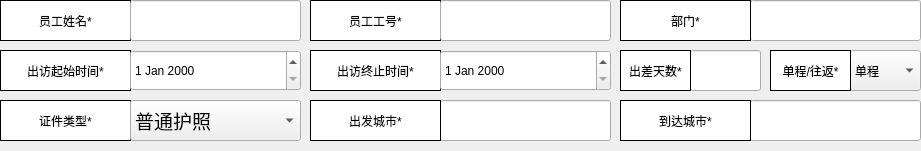
      <widget class="QWidget" name="widget_5" native="true">
       <property name="geometry">
        <rect>
         <x>30</x>
         <y>60</y>
         <width>921</width>
         <height>151</height>
        </rect>
       </property>
       <widget class="QWidget" name="widget_12" native="true">
        <property name="geometry">
         <rect>
          <x>310</x>
          <y>100</y>
          <width>301</width>
          <height>41</height>
         </rect>
        </property>
        <property name="sizePolicy">
         <sizepolicy hsizetype="Fixed" vsizetype="Fixed">
          <horstretch>0</horstretch>
          <verstretch>0</verstretch>
         </sizepolicy>
        </property>
        <property name="minimumSize">
         <size>
          <width>301</width>
          <height>41</height>
         </size>
        </property>
        <property name="maximumSize">
         <size>
          <width>301</width>
          <height>41</height>
         </size>
        </property>
        <widget class="QLineEdit" name="leaveCity">
         <property name="geometry">
          <rect>
           <x>130</x>
           <y>0</y>
           <width>171</width>
           <height>41</height>
          </rect>
         </property>
         <property name="sizePolicy">
          <sizepolicy hsizetype="Fixed" vsizetype="Fixed">
           <horstretch>0</horstretch>
           <verstretch>0</verstretch>
          </sizepolicy>
         </property>
         <property name="minimumSize">
          <size>
           <width>171</width>
           <height>41</height>
          </size>
         </property>
         <property name="maximumSize">
          <size>
           <width>171</width>
           <height>41</height>
          </size>
         </property>
        </widget>
        <widget class="QLabel" name="label_28">
         <property name="geometry">
          <rect>
           <x>0</x>
           <y>0</y>
           <width>131</width>
           <height>41</height>
          </rect>
         </property>
         <property name="styleSheet">
          <string notr="true">background-color: rgb(255, 255, 255);
border-color: rgb(186, 189, 182);</string>
         </property>
         <property name="frameShape">
          <enum>QFrame::Box</enum>
         </property>
         <property name="text">
          <string>出发城市*</string>
         </property>
         <property name="alignment">
          <set>Qt::AlignCenter</set>
         </property>
        </widget>
       </widget>
       <widget class="QWidget" name="widget_13" native="true">
        <property name="geometry">
         <rect>
          <x>620</x>
          <y>100</y>
          <width>301</width>
          <height>41</height>
         </rect>
        </property>
        <property name="sizePolicy">
         <sizepolicy hsizetype="Fixed" vsizetype="Fixed">
          <horstretch>0</horstretch>
          <verstretch>0</verstretch>
         </sizepolicy>
        </property>
        <property name="minimumSize">
         <size>
          <width>301</width>
          <height>41</height>
         </size>
        </property>
        <property name="maximumSize">
         <size>
          <width>301</width>
          <height>41</height>
         </size>
        </property>
        <widget class="QLineEdit" name="arriveCity">
         <property name="geometry">
          <rect>
           <x>130</x>
           <y>0</y>
           <width>171</width>
           <height>41</height>
          </rect>
         </property>
         <property name="sizePolicy">
          <sizepolicy hsizetype="Fixed" vsizetype="Fixed">
           <horstretch>0</horstretch>
           <verstretch>0</verstretch>
          </sizepolicy>
         </property>
        </widget>
        <widget class="QLabel" name="label_29">
         <property name="geometry">
          <rect>
           <x>0</x>
           <y>0</y>
           <width>131</width>
           <height>41</height>
          </rect>
         </property>
         <property name="styleSheet">
          <string notr="true">background-color: rgb(255, 255, 255);
border-color: rgb(186, 189, 182);</string>
         </property>
         <property name="frameShape">
          <enum>QFrame::Box</enum>
         </property>
         <property name="text">
          <string>到达城市*</string>
         </property>
         <property name="alignment">
          <set>Qt::AlignCenter</set>
         </property>
        </widget>
       </widget>
       <widget class="QWidget" name="widget_14" native="true">
        <property name="geometry">
         <rect>
          <x>620</x>
          <y>50</y>
          <width>301</width>
          <height>41</height>
         </rect>
        </property>
        <property name="sizePolicy">
         <sizepolicy hsizetype="Fixed" vsizetype="Fixed">
          <horstretch>0</horstretch>
          <verstretch>0</verstretch>
         </sizepolicy>
        </property>
        <property name="minimumSize">
         <size>
          <width>301</width>
          <height>41</height>
         </size>
        </property>
        <property name="maximumSize">
         <size>
          <width>301</width>
          <height>41</height>
         </size>
        </property>
        <widget class="QLineEdit" name="days">
         <property name="geometry">
          <rect>
           <x>70</x>
           <y>0</y>
           <width>71</width>
           <height>41</height>
          </rect>
         </property>
        </widget>
        <widget class="QComboBox" name="chooseRoute">
         <property name="geometry">
          <rect>
           <x>230</x>
           <y>0</y>
           <width>71</width>
           <height>41</height>
          </rect>
         </property>
         <item>
          <property name="text">
           <string>单程</string>
          </property>
         </item>
         <item>
          <property name="text">
           <string>往返</string>
          </property>
         </item>
        </widget>
        <widget class="QLabel" name="label_30">
         <property name="geometry">
          <rect>
           <x>0</x>
           <y>0</y>
           <width>71</width>
           <height>41</height>
          </rect>
         </property>
         <property name="styleSheet">
          <string notr="true">background-color: rgb(255, 255, 255);
border-color: rgb(186, 189, 182);</string>
         </property>
         <property name="frameShape">
          <enum>QFrame::Box</enum>
         </property>
         <property name="text">
          <string>出差天数*</string>
         </property>
         <property name="alignment">
          <set>Qt::AlignCenter</set>
         </property>
        </widget>
        <widget class="QLabel" name="routeChoose_2">
         <property name="geometry">
          <rect>
           <x>150</x>
           <y>0</y>
           <width>81</width>
           <height>41</height>
          </rect>
         </property>
         <property name="styleSheet">
          <string notr="true">background-color: rgb(255, 255, 255);
border-color: rgb(186, 189, 182);</string>
         </property>
         <property name="frameShape">
          <enum>QFrame::Box</enum>
         </property>
         <property name="text">
          <string>单程/往返*</string>
         </property>
         <property name="alignment">
          <set>Qt::AlignCenter</set>
         </property>
        </widget>
       </widget>
       <widget class="QWidget" name="widget_15" native="true">
        <property name="geometry">
         <rect>
          <x>310</x>
          <y>0</y>
          <width>301</width>
          <height>41</height>
         </rect>
        </property>
        <property name="sizePolicy">
         <sizepolicy hsizetype="Fixed" vsizetype="Fixed">
          <horstretch>0</horstretch>
          <verstretch>0</verstretch>
         </sizepolicy>
        </property>
        <property name="minimumSize">
         <size>
          <width>301</width>
          <height>41</height>
         </size>
        </property>
        <property name="maximumSize">
         <size>
          <width>301</width>
          <height>41</height>
         </size>
        </property>
        <widget class="QLabel" name="label_31">
         <property name="geometry">
          <rect>
           <x>0</x>
           <y>0</y>
           <width>131</width>
           <height>41</height>
          </rect>
         </property>
         <property name="styleSheet">
          <string notr="true">background-color: rgb(255, 255, 255);
border-color: rgb(186, 189, 182);</string>
         </property>
         <property name="frameShape">
          <enum>QFrame::Box</enum>
         </property>
         <property name="text">
          <string>员工工号*</string>
         </property>
         <property name="alignment">
          <set>Qt::AlignCenter</set>
         </property>
        </widget>
        <widget class="QLineEdit" name="staffNumber">
         <property name="geometry">
          <rect>
           <x>130</x>
           <y>0</y>
           <width>171</width>
           <height>41</height>
          </rect>
         </property>
         <property name="sizePolicy">
          <sizepolicy hsizetype="Fixed" vsizetype="Fixed">
           <horstretch>0</horstretch>
           <verstretch>0</verstretch>
          </sizepolicy>
         </property>
         <property name="minimumSize">
          <size>
           <width>171</width>
           <height>41</height>
          </size>
         </property>
         <property name="maximumSize">
          <size>
           <width>171</width>
           <height>41</height>
          </size>
         </property>
        </widget>
       </widget>
       <widget class="QWidget" name="widget_26" native="true">
        <property name="geometry">
         <rect>
          <x>620</x>
          <y>0</y>
          <width>301</width>
          <height>41</height>
         </rect>
        </property>
        <property name="sizePolicy">
         <sizepolicy hsizetype="Fixed" vsizetype="Fixed">
          <horstretch>0</horstretch>
          <verstretch>0</verstretch>
         </sizepolicy>
        </property>
        <property name="minimumSize">
         <size>
          <width>301</width>
          <height>41</height>
         </size>
        </property>
        <property name="maximumSize">
         <size>
          <width>301</width>
          <height>41</height>
         </size>
        </property>
        <widget class="QLineEdit" name="department">
         <property name="geometry">
          <rect>
           <x>130</x>
           <y>0</y>
           <width>171</width>
           <height>41</height>
          </rect>
         </property>
         <property name="sizePolicy">
          <sizepolicy hsizetype="Fixed" vsizetype="Fixed">
           <horstretch>0</horstretch>
           <verstretch>0</verstretch>
          </sizepolicy>
         </property>
         <property name="minimumSize">
          <size>
           <width>171</width>
           <height>41</height>
          </size>
         </property>
         <property name="maximumSize">
          <size>
           <width>171</width>
           <height>41</height>
          </size>
         </property>
        </widget>
        <widget class="QLabel" name="label_32">
         <property name="geometry">
          <rect>
           <x>0</x>
           <y>0</y>
           <width>131</width>
           <height>41</height>
          </rect>
         </property>
         <property name="styleSheet">
          <string notr="true">background-color: rgb(255, 255, 255);
border-color: rgb(186, 189, 182);</string>
         </property>
         <property name="frameShape">
          <enum>QFrame::Box</enum>
         </property>
         <property name="text">
          <string>部门*</string>
         </property>
         <property name="alignment">
          <set>Qt::AlignCenter</set>
         </property>
        </widget>
       </widget>
       <widget class="QWidget" name="widget_27" native="true">
        <property name="geometry">
         <rect>
          <x>0</x>
          <y>50</y>
          <width>301</width>
          <height>41</height>
         </rect>
        </property>
        <property name="sizePolicy">
         <sizepolicy hsizetype="Fixed" vsizetype="Fixed">
          <horstretch>0</horstretch>
          <verstretch>0</verstretch>
         </sizepolicy>
        </property>
        <property name="minimumSize">
         <size>
          <width>301</width>
          <height>41</height>
         </size>
        </property>
        <property name="maximumSize">
         <size>
          <width>301</width>
          <height>41</height>
         </size>
        </property>
        <widget class="QLabel" name="label_33">
         <property name="geometry">
          <rect>
           <x>0</x>
           <y>0</y>
           <width>131</width>
           <height>41</height>
          </rect>
         </property>
         <property name="styleSheet">
          <string notr="true">background-color: rgb(255, 255, 255);
border-color: rgb(186, 189, 182);</string>
         </property>
         <property name="frameShape">
          <enum>QFrame::Box</enum>
         </property>
         <property name="text">
          <string>出访起始时间*</string>
         </property>
         <property name="alignment">
          <set>Qt::AlignCenter</set>
         </property>
        </widget>
        <widget class="QDateEdit" name="leaveDate">
         <property name="geometry">
          <rect>
           <x>130</x>
           <y>0</y>
           <width>171</width>
           <height>41</height>
          </rect>
         </property>
         <property name="dateTime">
          <datetime>
           <hour>0</hour>
           <minute>0</minute>
           <second>0</second>
           <year>2000</year>
           <month>1</month>
           <day>1</day>
          </datetime>
         </property>
        </widget>
       </widget>
       <widget class="QWidget" name="widget_28" native="true">
        <property name="geometry">
         <rect>
          <x>310</x>
          <y>50</y>
          <width>301</width>
          <height>41</height>
         </rect>
        </property>
        <property name="sizePolicy">
         <sizepolicy hsizetype="Fixed" vsizetype="Fixed">
          <horstretch>0</horstretch>
          <verstretch>0</verstretch>
         </sizepolicy>
        </property>
        <property name="minimumSize">
         <size>
          <width>301</width>
          <height>41</height>
         </size>
        </property>
        <property name="maximumSize">
         <size>
          <width>301</width>
          <height>41</height>
         </size>
        </property>
        <widget class="QLabel" name="label_34">
         <property name="geometry">
          <rect>
           <x>0</x>
           <y>0</y>
           <width>131</width>
           <height>41</height>
          </rect>
         </property>
         <property name="styleSheet">
          <string notr="true">background-color: rgb(255, 255, 255);
border-color: rgb(186, 189, 182);</string>
         </property>
         <property name="frameShape">
          <enum>QFrame::Box</enum>
         </property>
         <property name="text">
          <string>出访终止时间*</string>
         </property>
         <property name="alignment">
          <set>Qt::AlignCenter</set>
         </property>
        </widget>
        <widget class="QDateEdit" name="backDate">
         <property name="geometry">
          <rect>
           <x>130</x>
           <y>0</y>
           <width>171</width>
           <height>41</height>
          </rect>
         </property>
        </widget>
       </widget>
       <widget class="QWidget" name="widget_29" native="true">
        <property name="geometry">
         <rect>
          <x>0</x>
          <y>100</y>
          <width>301</width>
          <height>41</height>
         </rect>
        </property>
        <property name="sizePolicy">
         <sizepolicy hsizetype="Fixed" vsizetype="Fixed">
          <horstretch>0</horstretch>
          <verstretch>0</verstretch>
         </sizepolicy>
        </property>
        <property name="minimumSize">
         <size>
          <width>301</width>
          <height>41</height>
         </size>
        </property>
        <property name="maximumSize">
         <size>
          <width>301</width>
          <height>41</height>
         </size>
        </property>
        <widget class="QLabel" name="label_35">
         <property name="geometry">
          <rect>
           <x>0</x>
           <y>0</y>
           <width>131</width>
           <height>41</height>
          </rect>
         </property>
         <property name="styleSheet">
          <string notr="true">background-color: rgb(255, 255, 255);
border-color: rgb(186, 189, 182);</string>
         </property>
         <property name="frameShape">
          <enum>QFrame::Box</enum>
         </property>
         <property name="text">
          <string>证件类型*</string>
         </property>
         <property name="alignment">
          <set>Qt::AlignCenter</set>
         </property>
        </widget>
        <widget class="QComboBox" name="typeCombox">
         <property name="geometry">
          <rect>
           <x>130</x>
           <y>0</y>
           <width>171</width>
           <height>41</height>
          </rect>
         </property>
         <property name="font">
          <font>
           <pointsize>14</pointsize>
          </font>
         </property>
         <item>
          <property name="text">
           <string>普通护照</string>
          </property>
         </item>
         <item>
          <property name="text">
           <string>公务护照</string>
          </property>
         </item>
        </widget>
       </widget>
       <widget class="QWidget" name="widget_30" native="true">
        <property name="geometry">
         <rect>
          <x>0</x>
          <y>0</y>
          <width>301</width>
          <height>41</height>
         </rect>
        </property>
        <property name="sizePolicy">
         <sizepolicy hsizetype="Fixed" vsizetype="Fixed">
          <horstretch>0</horstretch>
          <verstretch>0</verstretch>
         </sizepolicy>
        </property>
        <property name="minimumSize">
         <size>
          <width>301</width>
          <height>41</height>
         </size>
        </property>
        <property name="maximumSize">
         <size>
          <width>301</width>
          <height>41</height>
         </size>
        </property>
        <widget class="QLabel" name="label_36">
         <property name="geometry">
          <rect>
           <x>0</x>
           <y>0</y>
           <width>131</width>
           <height>41</height>
          </rect>
         </property>
         <property name="styleSheet">
          <string notr="true">background-color: rgb(255, 255, 255);
border-color: rgb(186, 189, 182);</string>
         </property>
         <property name="frameShape">
          <enum>QFrame::Box</enum>
         </property>
         <property name="text">
          <string>员工姓名*</string>
         </property>
         <property name="alignment">
          <set>Qt::AlignCenter</set>
         </property>
        </widget>
        <widget class="QLineEdit" name="staffName">
         <property name="geometry">
          <rect>
           <x>130</x>
           <y>0</y>
           <width>171</width>
           <height>41</height>
          </rect>
         </property>
         <property name="sizePolicy">
          <sizepolicy hsizetype="Fixed" vsizetype="Fixed">
           <horstretch>0</horstretch>
           <verstretch>0</verstretch>
          </sizepolicy>
         </property>
         <property name="minimumSize">
          <size>
           <width>171</width>
           <height>41</height>
          </size>
         </property>
         <property name="maximumSize">
          <size>
           <width>171</width>
           <height>41</height>
          </size>
         </property>
        </widget>
       </widget>
      </widget>
